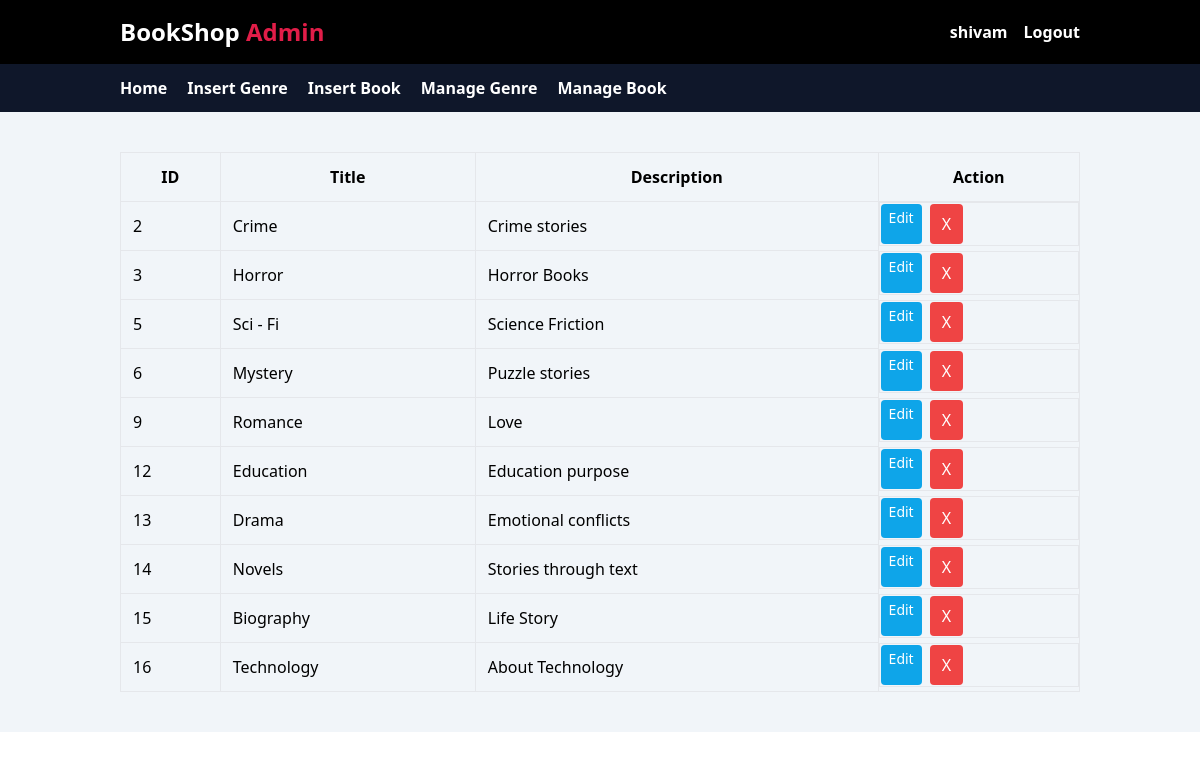
Page /superadmin/genre/ (signed in) on the committed database.
### ecom/models.py (models this page shows, shortened)
class Genre(models.Model):
    title = models.CharField(max_length=200)
    description = models.TextField()

### ecom/admin_view.py (the view)
# urls.py: path("superadmin/genre/",admin_view.manage_genre, name="manage_genre"),
@login_required
def manage_genre(req):
    data = {
        "genre" : Genre.objects.all()
    }
    return render(req, "admin/manage_genre.html",data)

### ecom/templates/admin/manage_genre.html (shortened to what this page needs)
<!DOCTYPE html>
<html lang="en">
<head>
    <script src="https://cdn.tailwindcss.com"></script>
</head>
<body>
    {% include "admin/admin_header.html" %}
    <div class="w-full px-[10%] py-10 bg-slate-100  flex">
        <table class="border w-full">
            <thead>
                <tr>
                    <th class="border p-3">ID</th>
                    <th class="border p-3">Title</th>
                    <th class="border p-3">Description</th>
                    <th class="border p-3">Action</th>
                </tr>
            </thead>
            <tbody>
                {% for g in genre %}
                <tr>
                    <td class="border p-3">{{g.id}}</td>
                    <td class="border p-3">{{g.title}}</td>
                    <td class="border p-3">{{g.description}}</td>
                    <td class="border flex gap-2">
                        <a href="{% url 'edit_genre' g.id %}" class="bg-sky-500 text-white px-2 py-1 text-sm rounded hover:bg-sky-700">Edit</a>
                        <a href="{% url 'delete_genre' g.id %}" class="bg-red-500 text-white px-3 py-2 rounded hover:bg-red-700">X</a>
                    </td>
                </tr>
                {% endfor %}
            </tbody>
        </table>
    </div>
</body>
</html>

### ecom/templates/admin/admin_header.html
<div class="flex flex-1 justify-between bg-black text-white px-[10%] py-4">
        <h1 class="text-2xl font-bold">BookShop <span class="text-rose-600">Admin</span></h1>
    <nav class="flex items-center gap-4">
        <span class="font-semibold text-white text-slate-600 hover:text-rose-600 transition">
            {% if request.user.first_name %}
                {{request.user.first_name}}
            {% else %}
                {{request.user.username}}
            {% endif %}
        </span>
        <a class="font-semibold text-white hover:text-rose-600 transition"
           href="{% url 'logout' %}">
            Logout
        </a>
    </nav>
    </div>
    <div class="flex flex-1 gap-5  py-3 px-[10%] bg-slate-900 text-white font-semibold">
        <a href="{% url 'admin_dashboard' %}">Home</a>
        <a href="{% url 'insert_genre' %}">Insert Genre</a>
        <a href="{% url 'insert_book' %}">Insert Book</a>
        <a href="{% url 'manage_genre' %}">Manage Genre</a>
        <a href="{% url 'manage_books' %}">Manage Book</a>
    </div>

### rows in the picture
Genre: id "2", title "Crime", description "Crime stories"
Genre: id "3", title "Horror", description "Horror Books"
Genre: id "5", title "Sci - Fi", description "Science Friction"
Genre: id "6", title "Mystery", description "Puzzle stories"
Genre: id "9", title "Romance", description "Love"
Genre: id "12", title "Education", description "Education purpose"
Genre: id "13", title "Drama", description "Emotional conflicts"
Genre: id "14", title "Novels", description "Stories through text"
Genre: id "15", title "Biography", description "Life Story"
Genre: id "16", title "Technology", description "About Technology"

### other values in the picture
{{ request.user.username }} "shivam"
